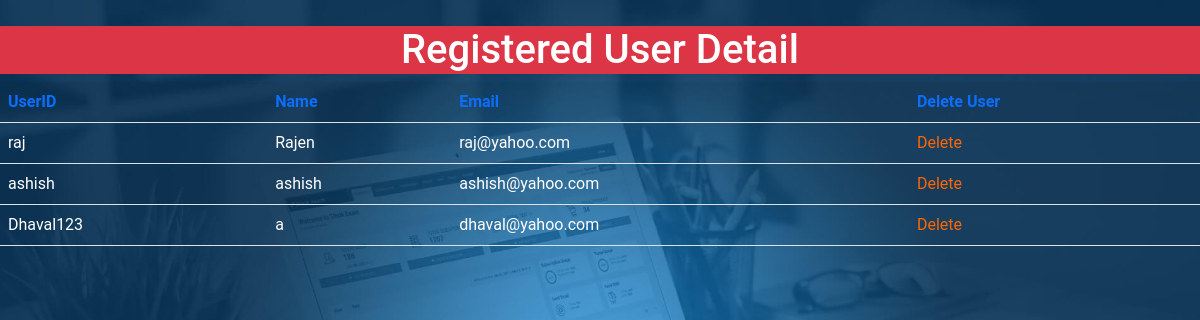
The app's page /admin/showuser.php with its own data.
### tables this page shows
CREATE TABLE IF NOT EXISTS `mst_user` (
  `user_id` int(5) NOT NULL AUTO_INCREMENT,
  `login` varchar(20) DEFAULT NULL,
  `pass` varchar(20) DEFAULT NULL,
  `username` varchar(30) DEFAULT NULL,
  `address` varchar(50) DEFAULT NULL,
  `city` varchar(15) DEFAULT NULL,
  `phone` int(10) DEFAULT NULL,
  `email` varchar(30) DEFAULT NULL,
  PRIMARY KEY (`user_id`)
);

### admin/showuser.php (the view, shortened to what this page needs)
<!DOCTYPE HTML PUBLIC "-//W3C//DTD HTML 4.01 Transitional//EN" "http://www.w3.org/TR/html4/loose.dtd">
<html>
<head>
<link href="../quiz.css" rel="stylesheet" type="text/css">
<link href="quiz.css" rel="stylesheet" type="text/css">
<link rel="stylesheet" href="css/bootstrap.min.css"/>
</head>
<body>
<?php
include("header.php");
include("../database.php");
		$sql=mysqli_query($con,"Select * From mst_user");
		echo "<table class='table table-striped'>";
		echo"<h1 style='color:white' class='text-center bg-danger'>Registered User Detail</h1>";
		echo "<tr>
		<th style='color:#FFFFFF' class='text-primary'>UserID</th>
				<th style='color:##FFFFFF' class='text-primary'>Name</th>
	<th style='color:##FFFFFF' class='text-primary'>Email</th>
	<th style='color:##FFFFFF' class='text-primary'>Delete User</th></tR>";
	while($result=mysqli_fetch_assoc($sql))
	{
	$id=$result['username'];
	echo "<tr>";
	echo "<td style='color:#FFFFFF' >".$result['login']. "</td>";
	echo "<td style='color:#FFFFFF' >".$result['username']."</td>";
	echo "<td style='color:#FFFFFF' >".$result['email']."</td>";
	echo "<td><a style='color:#ff6600' href='userdelete.php?username=$id'><span class='glyphicon glyphicon-trash'>Delete</span></a></td>";
	echo "</tr>";
	}
	echo "</table>";
?>

### quiz.css (style rules this page uses)
body { background: url(background.jpg); margin-left: 0px; margin-top: 0px; background-repeat: no-repeat; background-size: cover; }
h1 { font-style: 'Roboto', sans-serif; }
a:link { color: #330066; text-decoration: none; }

### admin/admin_css/testupdate.css (style rules this page uses)
body { background: url(background.jpg); margin-left: 0px; margin-top: 0px; background-repeat: no-repeat; background-size: cover; font-family: 'Roboto', sans-serif; }
td { color: #FFF; }

### records on screen
mst_user: login "raj", username "Rajen", email "raj@yahoo.com"
mst_user: login "ashish", username "ashish", email "ashish@yahoo.com"
mst_user: login "Dhaval123", username "a", email "dhaval@yahoo.com"
